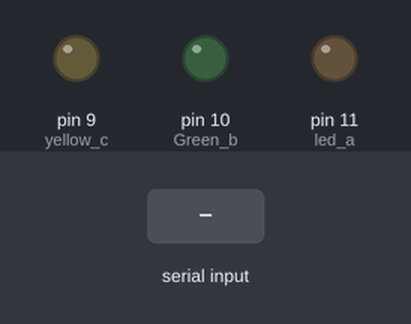
Recording of a sketch running on a simulated Arduino Uno, built with avr-gcc and run on an emulated ATmega328P. Shown: output pins drawn as LEDs (lit = HIGH). The test bench sets the inputs (shaded band).

Above: at 1.2 s.
1.3 s: "90,45\n" received over Serial
At 2.1 s:
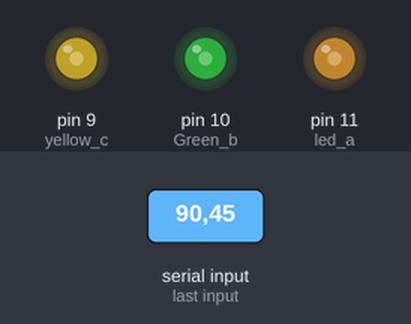
3.8 s: "30,150\n" received over Serial
At 4.3 s:
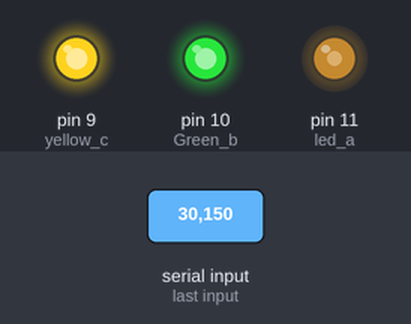
6.3 s: "5\n" received over Serial
At 7.1 s:
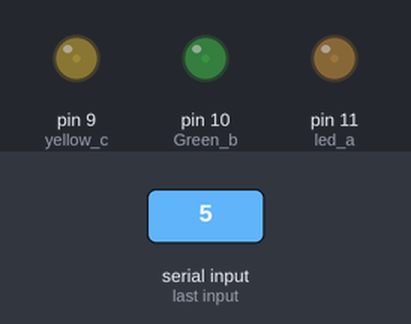
Timing chart, 0 to 9.3 s (numbered marks = the images above; inputs shaded):
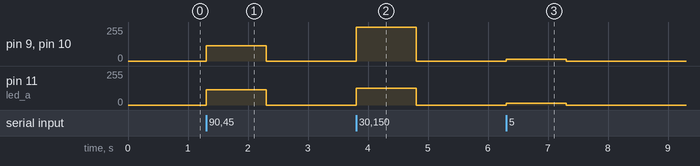

Measured:
- after the input at 1.3 s, pin 9 (yellow_c), pin 10 (Green_b), pin 11 (led_a): 0/255 → 114/255 at once, → 0/255 1.0 s later
- after the input at 3.8 s, pin 9 (yellow_c), pin 10 (Green_b): 0/255 → 255/255 at once, → 0/255 1.0 s later; pin 11 (led_a): 0/255 → 126/255 at once, → 0/255 1.0 s later
- after the input at 6.3 s, pin 9 (yellow_c), pin 10 (Green_b), pin 11 (led_a): 0/255 → 12/255 at once, → 0/255 1.0 s later

The sketch:

step07.ino
```cpp
int led_a = 11;
int Green_b =10;
int yellow_c = 9;

void setup() {
  Serial.begin(9600);
  pinMode(led_a, OUTPUT);
  pinMode(Green_b, OUTPUT);
  pinMode(yellow_c, OUTPUT);
  digitalWrite(led_a, 0);
  digitalWrite(Green_b, 0);
  digitalWrite(yellow_c, 0);
}
 void loop() {
   if(Serial.available()){ // 시리얼 버퍼에 수신된 데이터가 있을 경우 실행
       int value = Serial.parseInt();// 시리얼 모니터에 입력된 정수값을 읽어옴
     int pwmValue = map(value, 0, 100, 0, 255);//map이라는 함수에서 0 ,100은 듀티사이클 0,255은 LED값의 최소값 최대값을 설정해주는것이다,// 듀티 사이클(0-100%) PWM 제어값(0-255)으로 변환
     analogWrite(led_a, pwmValue); // LED에 PWM 제어값(0~255) 출력
     analogWrite(Green_b, pwmValue);
     analogWrite(yellow_c, pwmValue);
 }
}
//듀디사이클 값에 따라 pwm값이 변환되어 LED의 밝기를 제어하는 코드였다
//듀디사이클100일때 pwm값은 255가 되면 high 100으로 나온다
```
